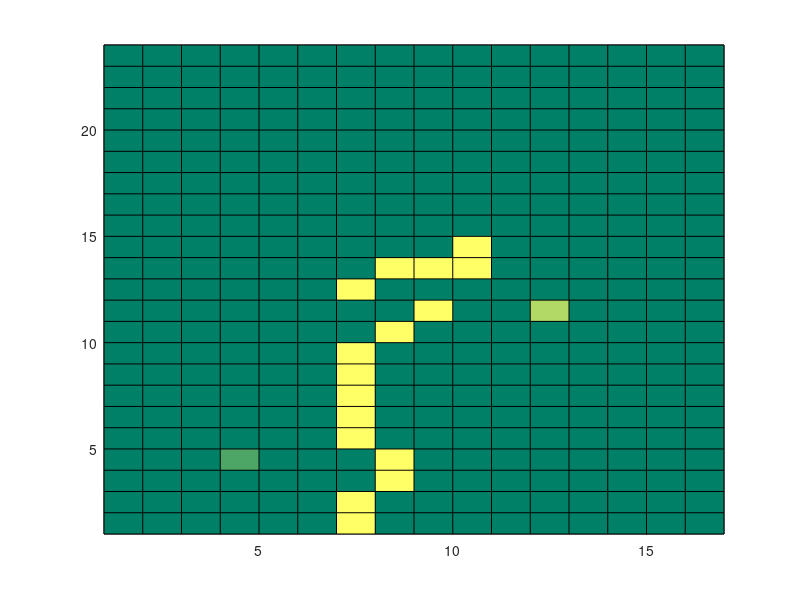
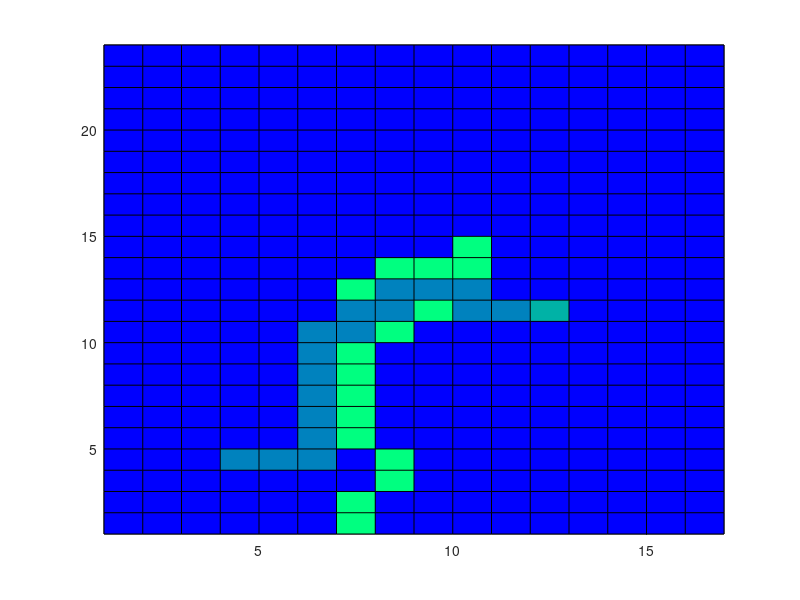

Here is the MATLAB script that generated these plots, in order:
clear;
clc;
clf;
figure(1);
map =[
0	0	0	0	0	0	1	0	0	0	0	0	0	0	0	0	0
0	0	0	0	0	0	1	0	0	0	0	0	0	0	0	0	0
0	0	0	0	0	0	0	1	0	0	0	0	0	0	0	0	0
0	0	0	.3	0	0	0	1	0	0	0	0	0	0	0	0	0
0	0	0	0	0	0	1	0	0	0	0	0	0	0	0	0	0
0	0	0	0	0	0	1	0	0	0	0	0	0	0	0	0	0
0	0	0	0	0	0	1	0	0	0	0	0	0	0	0	0	0
0	0	0	0	0	0	1	0	0	0	0	0	0	0	0	0	0
0	0	0	0	0	0	1	0	0	0	0	0	0	0	0	0	0
0	0	0	0	0	0	0	1	0	0	0	0	0	0	0	0	0
0	0	0	0	0	0	0	0	1	0	0	.7	0	0	0	0	0
0	0	0	0	0	0	1	0	0	0	0	0	0	0	0	0	0
0	0	0	0	0	0	0	1	1	1	0	0	0	0	0	0	0
0	0	0	0	0	0	0	0	0	1	0	0	0	0	0	0	0
0	0	0	0	0	0	0	0	0	0	0	0	0	0	0	0	0
0	0	0	0	0	0	0	0	0	0	0	0	0	0	0	0	0
0	0	0	0	0	0	0	0	0	0	0	0	0	0	0	0	0
0	0	0	0	0	0	0	0	0	0	0	0	0	0	0	0	0
0	0	0	0	0	0	0	0	0	0	0	0	0	0	0	0	0
0	0	0	0	0	0	0	0	0	0	0	0	0	0	0	0	0
0	0	0	0	0	0	0	0	0	0	0	0	0	0	0	0	0
0	0	0	0	0	0	0	0	0	0	0	0	0	0	0	0	0
0	0	0	0	0	0	0	0	0	0	0	0	0	0	0	0	0
0	0	0	0	0	0	0	0	0	0	0	0	0	0	0	0	0
];
pcolor(map)
colormap summer
[row,col] = size(map);
[start_px,start_py] = find(map == .3);
[end_px,end_py] = find(map == .7);

close = struct([]); 
closelen = 0;
open = struct([]); 
openlen = 0;

%% 将起点添加到open列表
open(1).row = start_px;
open(1).col = start_py;
open(1).g = 0;
open(1).h = abs(end_py - start_py) + abs(end_px - start_px);
openlen = openlen + 1;
%% 四种运动格式
sport = [0,1;0,-1;-1,0;1,0];
backNum = 0;
prev = [];
while openlen > 0
    %% 获取代价最小的值
    for i = 1:openlen
        f(i,:) = [i,open(i).g + open(i).h];       
    end
    f1 = sortrows(f,2);
    current = open(f1(1));
    choose = 0;
    chooseArr = [];
    %% 回溯将走过的点标记出来
     if current.row == end_px && current.col == end_py
         i = 1;
         while(i<=size(prev,1))
             if prev(i,3) == current.row && prev(i,4) == current.col
                 choose = choose +1;
                 chooseArr(choose,1) = prev(i,1);
                 chooseArr(choose,2) = prev(i,2);
                 current.row =  prev(i,1);
                 current.col =  prev(i,2);
                 i = 1;
             else
                 i = i + 1;
             end
         end      
         for j = 1: size(chooseArr,1)
                map(chooseArr(j,1),chooseArr(j,2)) = 0.5;
         end
         figure(2);
         pcolor(map);
         colormap winter;
         return;         
     end
     closelen = closelen + 1;
     close(closelen).row = open(f1(1)).row;
     close(closelen).col = open(f1(1)).col;
     close(closelen).g = open(f1(1)).g;
     close(closelen).h = open(f1(1)).h;   
     open(f1(1)) = [];
     openlen = openlen -1;     
    for i = 1:4
        dimNormal = all([current.row,current.col]+sport(i,:)>0) ...
            && current.row+sport(i,1)<=row && current.col+sport(i,2)<=col;
        neighbor.row = current.row + sport(i,1);
        neighbor.col = current.col + sport(i,2);
        neighbor.g = abs(start_px - neighbor.row) + abs(start_py - neighbor.col);
        neighbor.h = abs(end_px - neighbor.row) + abs(end_py - neighbor.col);
    
       
        if dimNormal
            inCloseFlag = 0; 
            if closelen ==0
            else
                for j = 1:closelen
                    if close(j).row == neighbor.row && close(j).col ==neighbor.col
                        inCloseFlag = 1;
                        break;
                    end
                end
            end
        
            if inCloseFlag
                continue;
            end
            
            temp_g = current.g + abs(current.row - neighbor.row) + abs(current.col - neighbor.col);
            inOpenFlag = 0;
            for j =1:openlen
                if open(j).row == neighbor.row && open(j).col ==neighbor.col
                    inOpenFlag = 1;
                    break;
                end
            end        
            if ~inOpenFlag && map(neighbor.row,neighbor.col) ~= 1
                openlen = openlen + 1;
                open(openlen).row = neighbor.row;
                open(openlen).col = neighbor.col;
                open(openlen).g = abs(start_px - neighbor.row) + abs(start_py - neighbor.col);
                open(openlen).h = abs(end_px - neighbor.row) + abs(end_py - neighbor.col);               
            elseif temp_g >= neighbor.g
                continue;
            end
                backNum = backNum +1;
                prev(backNum,:) = [current.row ,current.col,neighbor.row ,neighbor.col];
                neighbor.g = temp_g;            
        else
            continue;
        end
    end     
end



